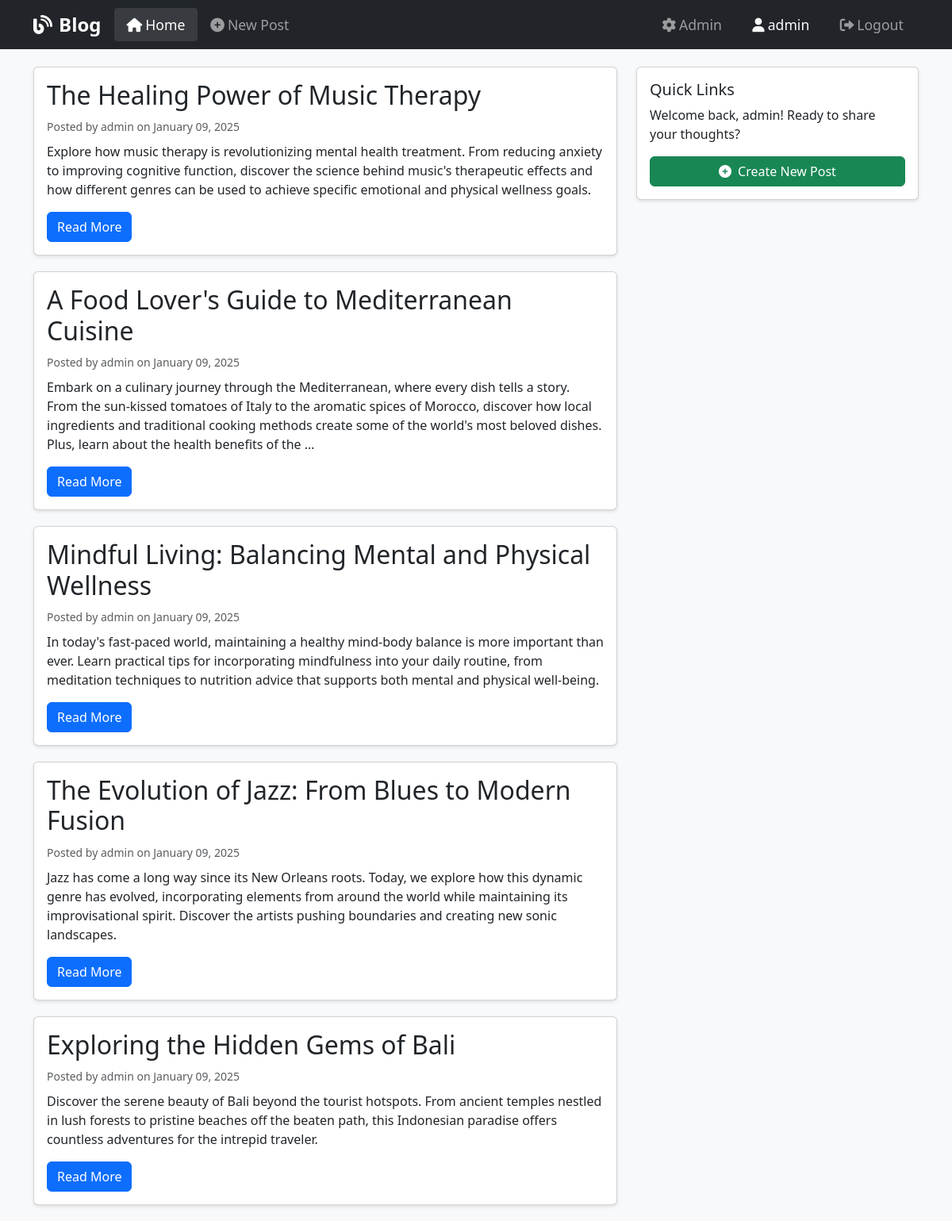
The app's page / (signed in) with its own data.
### blogapp/models.py (models this page shows, shortened)
class Post(models.Model):
    title = models.CharField(max_length=200)
    content = models.TextField()
    date_posted = models.DateTimeField(default=timezone.now)
    author = models.ForeignKey(User, on_delete=models.CASCADE)
    image = models.ImageField(upload_to='blog_images/', null=True, blank=True)

### blogapp/views.py (the view)
# urls.py: path('', views.PostListView.as_view(), name='blog-home'),
class PostListView(ListView):
    model = Post
    template_name = 'blogapp/home.html'
    context_object_name = 'posts'
    ordering = ['-date_posted']
    paginate_by = 5

### blogapp/templates/blogapp/home.html (shortened to what this page needs)
{% extends "blogapp/base.html" %}
{% block content %}
    <div class="row" id="posts">
        <div class="col-md-8">
            {% for post in posts %}
                <article class="card">
                    <div class="card-body">
                        <h2 class="card-title">
                            <a href="{% url 'post-detail' post.pk %}" class="text-dark text-decoration-none">
                                {{ post.title }}
                            </a>
                        </h2>
                        <div class="text-muted mb-2">
                            <small>Posted by {{ post.author }} on {{ post.date_posted|date:"F d, Y" }}</small>
                        </div>
                        <p class="card-text">{{ post.content|truncatewords:50 }}</p>
                        <a href="{% url 'post-detail' post.pk %}" class="btn btn-primary">Read More</a>
                    </div>
                </article>
            {% empty %}
                <div class="alert alert-info">No posts available.</div>
            {% endfor %}
        </div>
        <div class="col-md-4">
            <div class="card">
                <div class="card-body">
                    <h5 class="card-title">Quick Links</h5>
                    {% if user.is_authenticated %}
                        <p class="card-text">Welcome back, {{ user.username }}! Ready to share your thoughts?</p>
                        <div class="d-grid">
                            <a href="{% url 'post-create' %}" class="btn btn-success">
                                <i class="fas fa-plus-circle me-2"></i>Create New Post
                            </a>
                        </div>
                    {% endif %}
                </div>
            </div>
        </div>
    </div>
{% endblock content %}

### blogapp/templates/blogapp/base.html (shortened to what this page needs)
<!DOCTYPE html>
<html lang="en">
<head>
    <link href="https://cdn.jsdelivr.net/npm/bootstrap@5.3.0/dist/css/bootstrap.min.css" rel="stylesheet">
    <link rel="stylesheet" href="https://cdnjs.cloudflare.com/ajax/libs/font-awesome/6.0.0/css/all.min.css">
</head>
<body>
    <nav class="navbar navbar-expand-lg navbar-dark bg-dark fixed-top">
        <div class="container">
            <a class="navbar-brand" href="{% url 'blog-home' %}">
                <i class="fas fa-blog me-2"></i>Blog
            </a>
            <div class="collapse navbar-collapse" id="navbarNav">
                <ul class="navbar-nav me-auto">
                    <li class="nav-item {% if request.resolver_match.url_name == 'blog-home' %}active{% endif %}">
                        <a class="nav-link" href="{% url 'blog-home' %}">
                            <i class="fas fa-home me-1"></i>Home
                        </a>
                    </li>
                    {% if user.is_authenticated %}
                    <li class="nav-item {% if request.resolver_match.url_name == 'post-create' %}active{% endif %}">
                        <a class="nav-link" href="{% url 'post-create' %}">
                            <i class="fas fa-plus-circle me-1"></i>New Post
                        </a>
                    </li>
                    {% endif %}
                </ul>
                <ul class="navbar-nav user-menu">
                    {% if user.is_authenticated %}
                        {% if user.is_staff %}
                        <li class="nav-item">
                            <a class="nav-link" href="{% url 'admin:index' %}" target="_blank">
                                <i class="fas fa-cog me-1"></i>Admin
                            </a>
                        </li>
                        {% endif %}
                        <li class="nav-item">
                            <span class="nav-link text-light">
                                <i class="fas fa-user me-1"></i>{{ user.username }}
                            </span>
                        </li>
                        <li class="nav-item">
                            <form method="post" action="{% url 'logout' %}" class="d-inline">
                                <button type="submit" class="nav-link btn btn-outline-light btn-nav">
                                    <i class="fas fa-sign-out-alt me-1"></i>Logout
                                </button>
                            </form>
                        </li>
                    {% endif %}
                </ul>
            </div>
        </div>
    </nav>
    <main class="container mt-4">
        {% block content %}{% endblock %}
    </main>
</body>
</html>

### blogapp/templates/blogapp/base.html (style rules this page uses)
body { background-color: #f8f9fa; padding-top: 60px; }
.card { margin-bottom: 20px; box-shadow: 0 2px 4px rgba(0,0,0,0.1); }
.navbar-brand { font-size: 1.5rem; font-weight: bold; }
.nav-link { font-size: 1.1rem; padding: 0.5rem 1rem !important; }
.nav-item.active .nav-link { color: #fff !important; background-color: rgba(255,255,255,0.1); border-radius: 4px; }
.user-menu { display: flex; align-items: center; }
.user-menu .nav-link { padding: 0.5rem 1rem; margin: 0 0.2rem; }
.btn-nav { padding: 0.5rem 1.5rem; margin: 0 0.2rem; border-radius: 20px; }

### records on screen
Post: title "The Healing Power of Music Therapy", author "admin", date_posted "January 09, 2025", content "Explore how music therapy is revolutionizing mental health treatment. From reducing anxiety to improving cognitive function, discover the science behind music's therapeutic effects and how different genres can be used to achieve specific emotional and physical wellness goals."
Post: title "A Food Lover's Guide to Mediterranean Cuisine", author "admin", date_posted "January 09, 2025", content "Embark on a culinary journey through the Mediterranean, where every dish tells a story. From the sun-kissed tomatoes of Italy to the aromatic spices of Morocco, discover how local ingredients and traditional cooking methods create some of the world's most beloved dishes. Plus, learn about the health benefits of the …"
Post: title "Mindful Living: Balancing Mental and Physical Wellness", author "admin", date_posted "January 09, 2025", content "In today's fast-paced world, maintaining a healthy mind-body balance is more important than ever. Learn practical tips for incorporating mindfulness into your daily routine, from meditation techniques to nutrition advice that supports both mental and physical well-being."
Post: title "The Evolution of Jazz: From Blues to Modern Fusion", author "admin", date_posted "January 09, 2025", content "Jazz has come a long way since its New Orleans roots. Today, we explore how this dynamic genre has evolved, incorporating elements from around the world while maintaining its improvisational spirit. Discover the artists pushing boundaries and creating new sonic landscapes."
Post: title "Exploring the Hidden Gems of Bali", author "admin", date_posted "January 09, 2025", content "Discover the serene beauty of Bali beyond the tourist hotspots. From ancient temples nestled in lush forests to pristine beaches off the beaten path, this Indonesian paradise offers countless adventures for the intrepid traveler."

### other values on screen
{{ user.username }} "admin"
